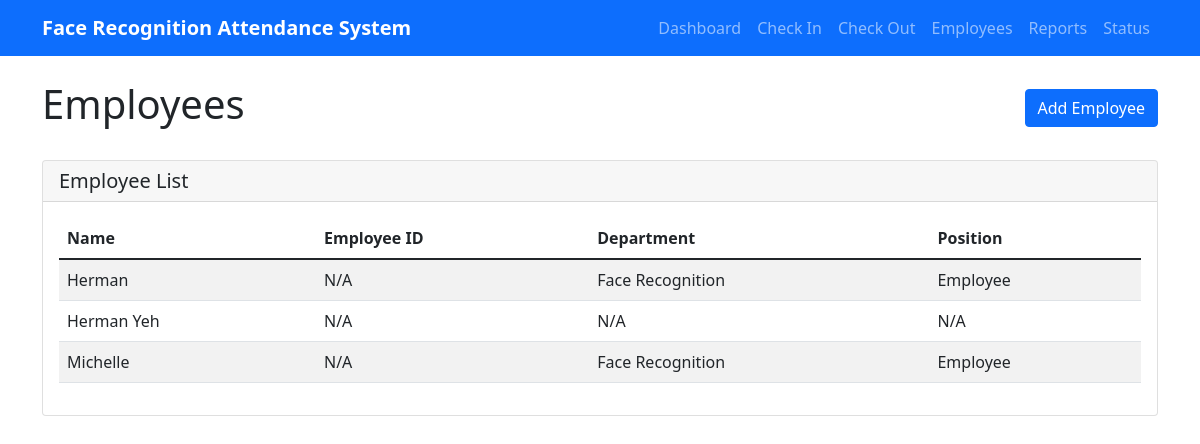
Page /employees on the earlier database version.
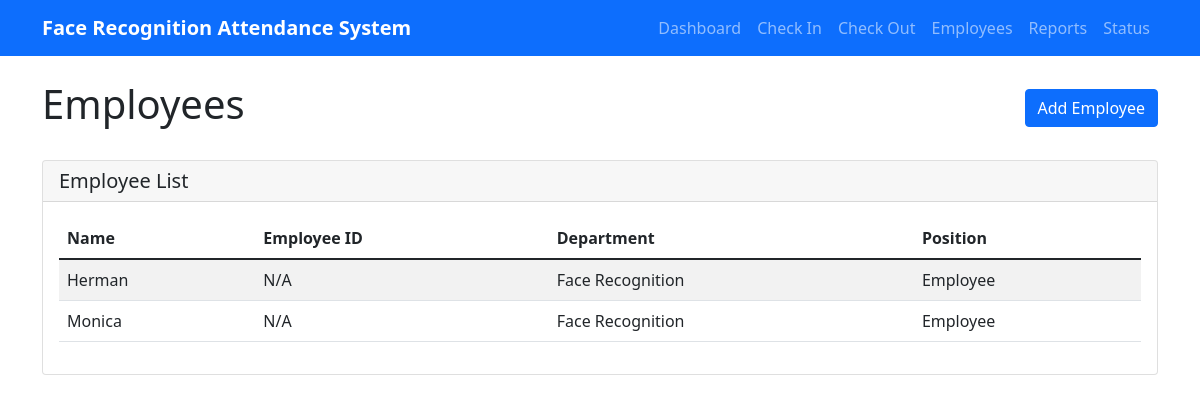
Same page on the later database version.
### tables this page shows
CREATE TABLE employees (
                    id INTEGER PRIMARY KEY AUTOINCREMENT,
                    name TEXT UNIQUE NOT NULL,
                    employee_id TEXT UNIQUE,
                    department TEXT,
                    position TEXT,
                    is_active BOOLEAN DEFAULT 1,
                    created_at TIMESTAMP DEFAULT CURRENT_TIMESTAMP
                );

### attendance_web_server.py (the view)
@app.route('/employees')
def employees():
    db = get_db()
    employees = db.get_employees()
    print(employees)
    return render_template('employees.html', employees=employees)

### attendance_database.py (called while the page is built)
    def _get_connection(self):
        return sqlite3.connect(self.db_path, check_same_thread=False)

    def get_employees(self) -> List[Dict]:
        try:
            conn = self._get_connection()
            cursor = conn.cursor()
            cursor.execute('''
                SELECT id, name, employee_id, department, position
                FROM employees
                WHERE is_active = 1
                ORDER BY name
            ''')
            employees = []
            for row in cursor.fetchall():
                employees.append({
                    'id': row[0],
                    'name': row[1],
                    'employee_id': row[2],
                    'department': row[3],
                    'position': row[4]
                })
            conn.close()
            return employees
        except Exception as e:
            print(f"Error getting employees: {e}")
            return []

### attendance_web_server.py (called while the page is built)
def get_db():
    global db
    if db is None:
        db = AttendanceDatabase()
    return db

### templates/employees.html (shortened to what this page needs)
{% extends "base.html" %}
{% block content %}
<div class="d-flex justify-content-between align-items-center mb-4">
    <h1>Employees</h1>
    <a href="/add_employee" class="btn btn-primary">Add Employee</a>
</div>
<div class="card">
    <div class="card-header">
        <h5 class="card-title mb-0">Employee List</h5>
    </div>
    <div class="card-body">
        {% if employees %}
            <div class="table-responsive">
                <table class="table table-striped">
                    <thead>
                        <tr>
                            <th>Name</th>
                            <th>Employee ID</th>
                            <th>Department</th>
                            <th>Position</th>
                        </tr>
                    </thead>
                    <tbody>
                        {% for emp in employees %}
                        <tr>
                            <td>{{ emp.name }}</td>
                            <td>{{ emp.employee_id or 'N/A' }}</td>
                            <td>{{ emp.department or 'N/A' }}</td>
                            <td>{{ emp.position or 'N/A' }}</td>
                        </tr>
                        {% endfor %}
                    </tbody>
                </table>
            </div>
        {% else %}
            <p>No employees found.</p>
        {% endif %}
    </div>
</div>
{% endblock %}

### templates/base.html (shortened to what this page needs)
<!DOCTYPE html>
<html lang="en">
<head>
    <link href="https://cdn.jsdelivr.net/npm/bootstrap@5.1.3/dist/css/bootstrap.min.css" rel="stylesheet">
</head>
<body>
    <nav class="navbar navbar-expand-lg navbar-dark bg-primary">
        <div class="container">
            <a class="navbar-brand" href="/">Face Recognition Attendance System</a>
            <div class="navbar-nav">
                <a class="nav-link" href="/dashboard">Dashboard</a>
                <a class="nav-link" href="/check_in">Check In</a>
                <a class="nav-link" href="/check_out">Check Out</a>
                <a class="nav-link" href="/employees">Employees</a>
                <a class="nav-link" href="/reports">Reports</a>
                <a class="nav-link" href="/status">Status</a>
            </div>
        </div>
    </nav>
    <div class="container mt-4">
        {% block content %}{% endblock %}
    </div>
</body>
</html>

### templates/base.html (style rules this page uses)
.navbar-brand { font-weight: bold; }
.card { margin-bottom: 20px; }

Differences in the rows shown:
removed employees: name "Herman Yeh", employee_id "N/A", department "N/A", position "N/A"
removed employees: name "Michelle", employee_id "N/A", department "Face Recognition", position "Employee"
added employees: name "Monica", employee_id "N/A", department "Face Recognition", position "Employee"
